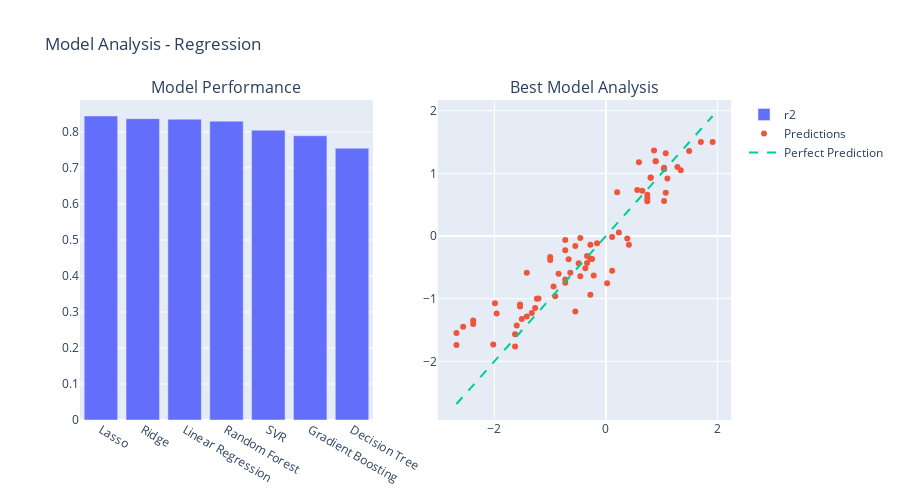
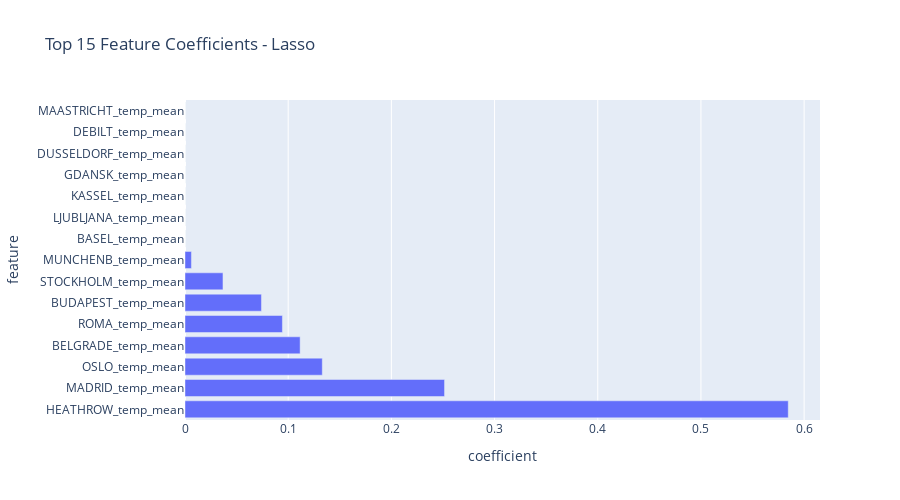

The notebook cell these images were saved under, in order:
### Markdown cell above
## 📈 9. Visualizations

### Code cell
# Model comparison visualization
fig = make_subplots(rows=1, cols=2, subplot_titles=('Model Performance', 'Best Model Analysis'))

# Performance comparison
fig.add_trace(
    go.Bar(x=comparison_df['Model'], y=comparison_df[primary_metric], name=primary_metric),
    row=1, col=1
)

# Best model analysis
best_model = best_models[best_model_name]
best_pred = results[best_model_name]['predictions']

if problem_type == 'classification':
    # Confusion matrix for classification
    cm = confusion_matrix(y_test, best_pred)
    fig.add_trace(
        go.Heatmap(z=cm, text=cm, texttemplate='%{text}', colorscale='Blues'),
        row=1, col=2
    )
else:
    # Actual vs Predicted for regression
    fig.add_trace(
        go.Scatter(x=y_test, y=best_pred, mode='markers', name='Predictions'),
        row=1, col=2
    )
    # Add diagonal line
    min_val = min(y_test.min(), best_pred.min())
    max_val = max(y_test.max(), best_pred.max())
    fig.add_trace(
        go.Scatter(x=[min_val, max_val], y=[min_val, max_val], 
                  mode='lines', name='Perfect Prediction', line=dict(dash='dash')),
        row=1, col=2
    )

fig.update_layout(height=500, showlegend=True, title_text=f"Model Analysis - {problem_type.title()}")
fig.show()

# Feature importance (if available)
if hasattr(best_model, 'feature_importances_'):
    importance_df = pd.DataFrame({
        'feature': X_train.columns,
        'importance': best_model.feature_importances_
    }).sort_values('importance', ascending=False).head(15)
    
    fig = px.bar(importance_df, y='feature', x='importance', orientation='h',
                title=f'Top 15 Feature Importances - {best_model_name}')
    fig.update_layout(height=500)
    fig.show()
elif hasattr(best_model, 'coef_'):
    # For linear models
    if problem_type == 'classification' and len(np.unique(y_train)) == 2:
        coef = best_model.coef_[0]
    else:
        coef = best_model.coef_
    
    coef_df = pd.DataFrame({
        'feature': X_train.columns,
        'coefficient': np.abs(coef)
    }).sort_values('coefficient', ascending=False).head(15)
    
    fig = px.bar(coef_df, y='feature', x='coefficient', orientation='h',
                title=f'Top 15 Feature Coefficients - {best_model_name}')
    fig.update_layout(height=500)
    fig.show()

### Figure 1 — Plotly figure (JSON) as saved in the notebook; plotly's stock layout.template omitted (floating-point values rounded to 4 significant figures)
{"data": [{"name": "r2", "type": "bar", "x": ["Lasso", "Ridge", "Linear Regression", "Random Forest", "SVR", "Gradient Boosting", "Decision Tree"], "xaxis": "x", "y": [0.8443, 0.8368, 0.8354, 0.8301, 0.805, 0.7894, 0.755], "yaxis": "y"}, {"mode": "markers", "name": "Predictions", "type": "scatter", "x": [1.044, -0.7283, -2.02, -0.9386, -0.3378, 0.8039, -0.9086, -0.2777, 0.8039, 0.7438, -1.539, -2.381, -0.7283, -1.209, 0.203, -0.548, -0.6682, 0.7438, -1.419, -0.7283, -2.681, 0.7438, -0.6382, 0.894, 1.044, 1.074, 0.5936, -0.1575, -0.548, -1.509, -1.329, -0.2176, -2.681, -1.96, 1.044, 0.1129, -0.3678, -0.2476, -1.63, -1.269, 1.345, -1.63, -0.2777, 0.233, -0.3378, 1.915, -1.419, -0.7283, -1.99, -2.561, 1.495, -1.6, 0.4133, 0.6536, 1.705, -0.8485, -0.2777, -0.9987, -1.539, 0.02275, 0.8639, -1.239, -0.4579, -2.381, 0.5635, -0.488, 1.074, 0.3833, 1.104, 0.1129, -0.4579, 1.285, -0.9987, 0.894], "xaxis": "x2", "y": [1.064, -0.7447, -1.73, -0.8041, -0.4317, 0.9304, -0.9602, -0.359, 0.9333, 0.5555, -1.125, -1.406, -0.06485, -0.9978, 0.697, -0.1579, -0.3723, 0.6036, -1.285, -0.2281, -1.739, 0.658, -0.5855, 1.194, 0.5573, 1.321, 1.178, -0.1166, -1.204, -1.325, -1.23, -0.6322, -1.547, -1.235, 1.09, -0.01374, -0.5151, -0.3677, -1.765, -1.149, 1.05, -1.567, -0.9362, 0.05601, -0.3204, 1.501, -0.5863, -0.6953, -1.075, -1.449, 1.357, -1.427, -0.1397, 0.7219, 1.5, -0.602, -0.1406, -0.3844, -1.094, -0.752, 1.363, -1.001, -0.6411, -1.348, 0.733, -0.4357, 0.6914, -0.03955, 0.9162, -0.5544, -0.03017, 1.101, -0.3352, 1.192], "yaxis": "y2"}, {"line": {"dash": "dash"}, "mode": "lines", "name": "Perfect Prediction", "type": "scatter", "x": [-2.681, 1.915], "xaxis": "x2", "y": [-2.681, 1.915], "yaxis": "y2"}], "layout": {"annotations": [{"font": {"size": 16}, "showarrow": false, "text": "Model Performance", "x": 0.225, "xanchor": "center", "xref": "paper", "y": 1, "yanchor": "bottom", "yref": "paper"}, {"font": {"size": 16}, "showarrow": false, "text": "Best Model Analysis", "x": 0.775, "xanchor": "center", "xref": "paper", "y": 1, "yanchor": "bottom", "yref": "paper"}], "height": 500, "showlegend": true, "title": {"text": "Model Analysis - Regression"}, "xaxis": {"anchor": "y", "domain": [0, 0.45]}, "xaxis2": {"anchor": "y2", "domain": [0.55, 1]}, "yaxis": {"anchor": "x", "domain": [0, 1]}, "yaxis2": {"anchor": "x2", "domain": [0, 1]}}}

### Figure 2 — Plotly figure (JSON) as saved in the notebook; plotly's stock layout.template omitted (floating-point values rounded to 4 significant figures)
{"data": [{"alignmentgroup": "True", "hovertemplate": "coefficient=%{x}<br>feature=%{y}<extra></extra>", "legendgroup": "", "marker": {"color": "#636efa", "pattern": {"shape": ""}}, "name": "", "offsetgroup": "", "orientation": "h", "showlegend": false, "textposition": "auto", "type": "bar", "x": [0.5846, 0.2515, 0.1331, 0.1116, 0.09441, 0.0741, 0.03681, 0.006218, 0, 0, 0, 0, 0, 0, 0], "xaxis": "x", "y": ["HEATHROW_temp_mean", "MADRID_temp_mean", "OSLO_temp_mean", "BELGRADE_temp_mean", "ROMA_temp_mean", "BUDAPEST_temp_mean", "STOCKHOLM_temp_mean", "MUNCHENB_temp_mean", "BASEL_temp_mean", "LJUBLJANA_temp_mean", "KASSEL_temp_mean", "GDANSK_temp_mean", "DUSSELDORF_temp_mean", "DEBILT_temp_mean", "MAASTRICHT_temp_mean"], "yaxis": "y"}], "layout": {"barmode": "relative", "height": 500, "legend": {"tracegroupgap": 0}, "title": {"text": "Top 15 Feature Coefficients - Lasso"}, "xaxis": {"anchor": "y", "domain": [0, 1], "title": {"text": "coefficient"}}, "yaxis": {"anchor": "x", "domain": [0, 1], "title": {"text": "feature"}}}}
